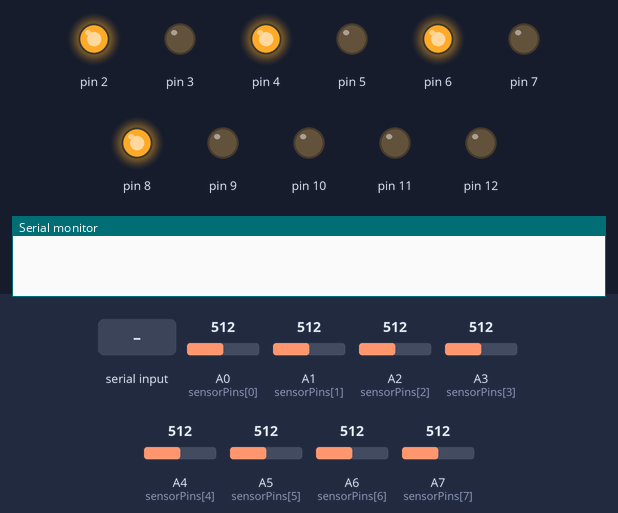
Recording of a sketch running on a simulated Arduino Nano, built with avr-gcc and run on an emulated ATmega328P. Shown: output pins drawn as LEDs (lit = HIGH), the last lines printed to the serial monitor. Inputs (shaded band) come from the test bench; at power-on: A2 (sensorPins[2]) = 512, A3 (sensorPins[3]) = 512, A1 (sensorPins[1]) = 512, A0 (sensorPins[0]) = 512, A4 (sensorPins[4]) = 512, A5 (sensorPins[5]) = 512, A6 (sensorPins[6]) = 512, A7 (sensorPins[7]) = 512.

Above: at 1.2 s.
1.3 s: A2 (sensorPins[2]) set to 483
At 2.4 s:
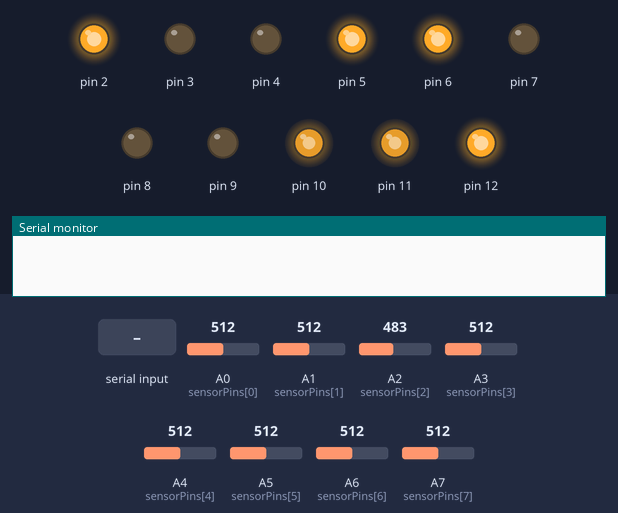
2.8 s: A3 (sensorPins[3]) set to 483
4.3 s: "90,45,200\n" received over Serial
At 6.1 s:
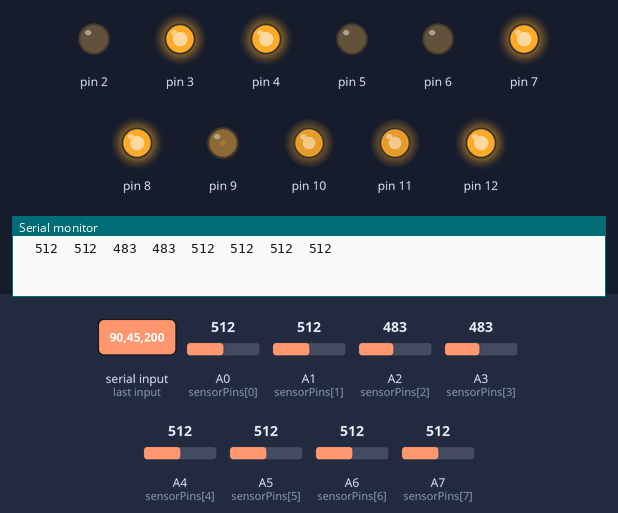
6.8 s: A1 (sensorPins[1]) set to 489
At 7.8 s:
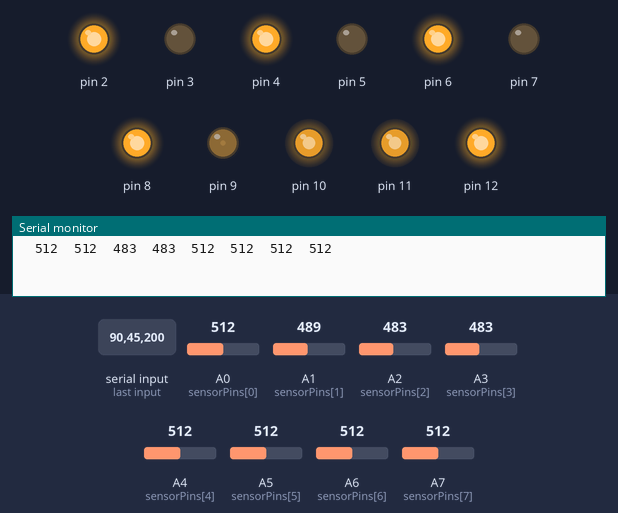
8.3 s: "30,150,10\n" received over Serial
At 10.3 s:
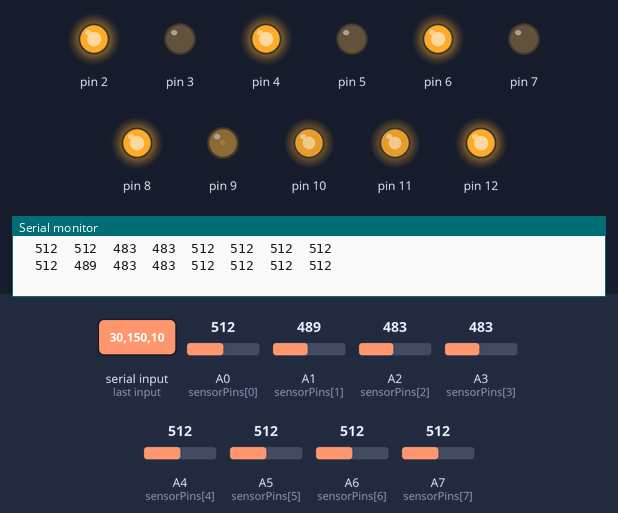
10.8 s: A2 (sensorPins[2]) set to 510
At 12.2 s:
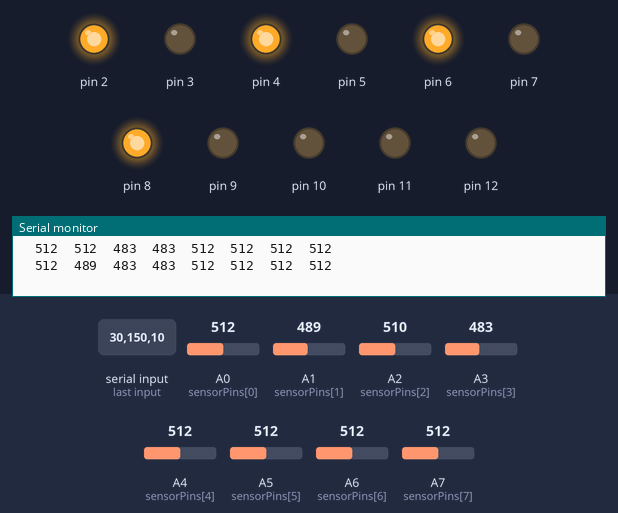
Timing chart, 0 to 13.3 s (numbered marks = the images above; inputs shaded):
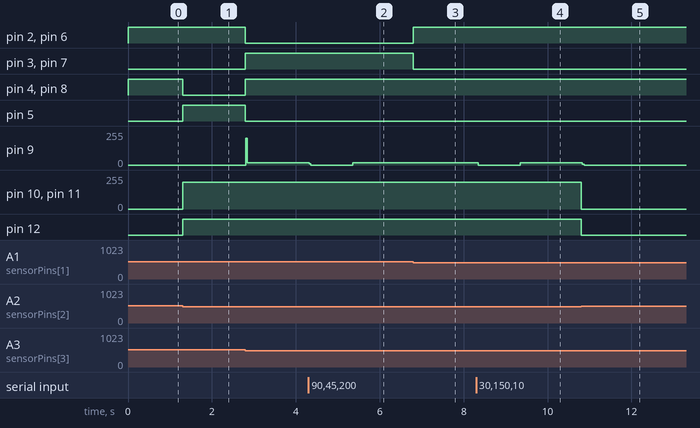

The sketch:

All_code.ino
```cpp
//.ino file
#include "Sensor_test2.h"
#include "DM.h"
int ir_values[8];
void setup() {
  pinMode(1, OUTPUT);
  pinMode(2, OUTPUT);
  pinMode(3, OUTPUT);
  pinMode(4, OUTPUT);
  pinMode(5, OUTPUT);
  pinMode(6, OUTPUT);
  pinMode(7, OUTPUT);
  pinMode(8, OUTPUT);
  pinMode(9, OUTPUT);
  pinMode(10, OUTPUT);
  pinMode(11, OUTPUT);
  pinMode(A0, INPUT);
  Serial.begin(9600);
  //___________________Sensor pin
  pinMode(A1,INPUT);
  pinMode(A2,INPUT);
  pinMode(A3,INPUT);
  //_____________________________
}

void loop() {
  int m1;
  int m2;
  int m3;
  int m4;
  if (Serial.available()) {
    for (int i = 0; i < 8; i++) {
      ir_values[i] = result(i);
    }
    for (int i = 0; i < 8; i++) {
      Serial.print("\t");
      Serial.print(ir_values[i]);

    }
    Serial.println();
    m1 = Serial.parseInt();
    m2 = Serial.parseInt();
    m3 = Serial.parseInt();
    m4 = Serial.parseInt();
    dm(m1, m2, m3, m4);
  }
  int l = analogRead(A1);
  int m = analogRead(A2);
  int r = analogRead(A3);

  //___________________condition of sensor
  if(m>500){
    dm(0,0,0,0);
  }
  else if (r>500){
    dm(200,-200,200,-200);
  }
  else if (l>500){
    dm(-200,200,-200,200);
  }
  else{
    dm(200,200,200,200);
  }

}
```

DM.cpp
```cpp
#include "DM.h"

void dm(int Lm, int Rm, int Lm2, int Rm2) {

  if (Lm >= 0) {
    digitalWrite(2, HIGH);
    digitalWrite(3, LOW);
    analogWrite(9, Lm);
  } else {
    digitalWrite(2, LOW);
    digitalWrite(3, HIGH);
    analogWrite(9, -Lm);
  }
  if (Rm >= 0) {
    digitalWrite(4, HIGH);
    digitalWrite(5, LOW);
    analogWrite(10, Rm);
  } else {
    digitalWrite(4, LOW);
    digitalWrite(5, HIGH);
    analogWrite(10, -Rm);
  }


  if (Lm2 >= 0) {
    digitalWrite(6, HIGH);
    digitalWrite(7, LOW);
    analogWrite(11, Lm2);
  } else {
    digitalWrite(6, LOW);
    digitalWrite(7, HIGH);
    analogWrite(11, -Lm2);
  }
  if (Rm2 >= 0) {
    digitalWrite(8, HIGH);
    digitalWrite(9, LOW);
    analogWrite(12, Rm2);
  } else {
    digitalWrite(8, LOW);
    digitalWrite(9, HIGH);
    analogWrite(12, -Rm2);
  }
}
```

DM.h
```cpp
//.h file
#ifndef DM_H
#define DM_H

#include "Arduino.h"

void dm(int Lm, int Rm, int Lm2, int Rm2);

#endif
```

Sensor_test2.cpp
```cpp
#include "Sensor_test2.h"

int result(int sensorNumber) {
  return analogRead(sensorPins[sensorNumber]);
}
```

Sensor_test2.h
```cpp
//.h file
#ifndef Sensor_test2
#define Sensor_test2
#include "Arduino.h"

int result(int b);
const int sensorPins[8] = {A0, A1, A2, A3, A4, A5, A6, A7};
#endif
```

Measured:
- the behaviour switches between 501 and 500 on A2 (sensorPins[2]) (found by bisection; images 0 and 1)
- the behaviour switches between 501 and 500 on A1 (sensorPins[1]) (found by bisection; images 2 and 3)
- after the input at 1.3 s, pin 4, pin 8: HIGH → LOW at once; pin 5, pin 12: LOW → HIGH at once; pin 10, pin 11: 0/255 → 200/255 at once
- after the input at 4.3 s, pin 9: 18/255 → 0/255 at once, → 18/255 1.0 s later
- after the input at 6.8 s, pin 2, pin 6: LOW → HIGH at once; pin 3, pin 7: HIGH → LOW at once
- after the input at 8.3 s, pin 9: 18/255 → 0/255 after 0.05 s, → 18/255 1.0 s later
- after the input at 10.8 s, pin 9: 18/255 → 0/255 at once; pin 10, pin 11: 200/255 → 0/255 at once; pin 12: HIGH → LOW at once
